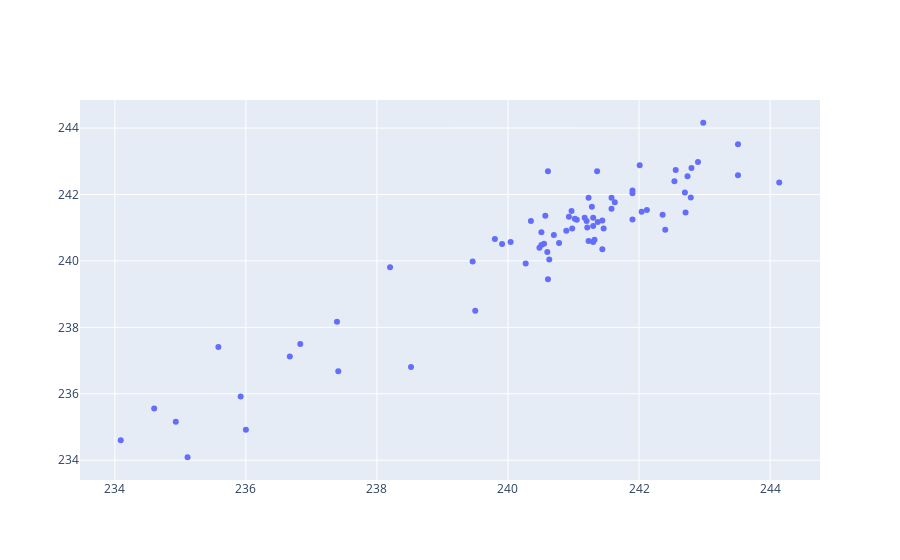

Write notebook code for a chart like this one.
### Markdown cell above
#### Plotly

### Code cell
fig = go.Figure(data=go.Scatter(x=df['<OPEN>'], y=df['<CLOSE>'], mode='markers'))
fig.show()
